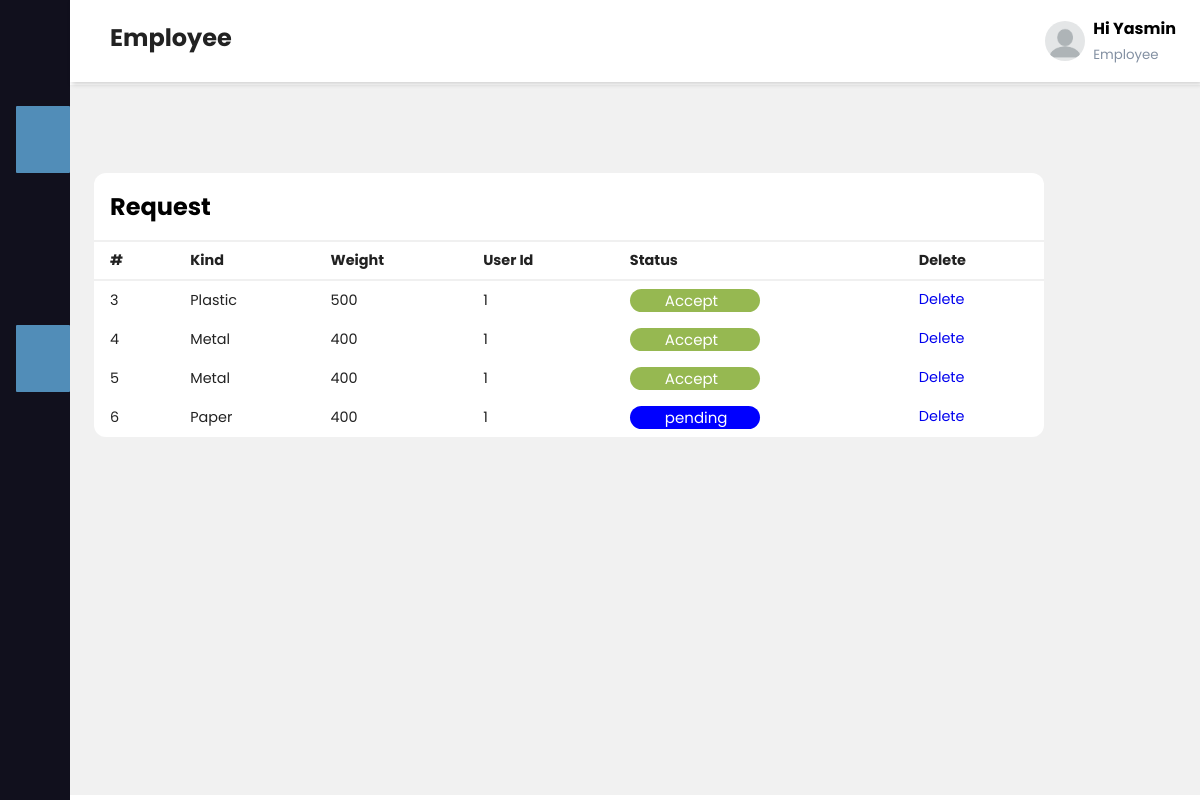
The app's page /requst.php (signed in) with its own data.
### tables this page shows
CREATE TABLE `request` (
  `id` int(11) NOT NULL,
  `kind` varchar(500) NOT NULL,
  `status` varchar(500) NOT NULL,
  `weight` double NOT NULL,
  `user_id` int(11) NOT NULL,
  `address` varchar(600) NOT NULL
);

### requst.php (the view, shortened to what this page needs)
<?php
$server="localhost";
$username="root";
$password="";
$database="3rs";
$con=mysqli_connect($server,$username,$password,$database);
$sql= "SELECT * from request where 1";
$result=mysqli_query($con,$sql);
?>
<!DOCTYPE html>
<html >
  <head>
  <link rel="stylesheet" href="employee.css">
</head>
<body>
<?php include"sidbar.php"; ?>
    <div class="main-content">
      <header>
        <h2>
          <label for="nav-toggle">
            <span class="fas fa-bars"></span>
          </label>
          Employee
        </h2>
        <div class="user-wrapper">
         <img width="40px" height="40px" alt="profile-img">
         <div class="">
            <h4>Hi <?php echo $_SESSION["name"] ?></h4>
            <small> Employee</small>
         </div>
        </div>
      </header>
      <main>
        <div class="recent-grid">
          <div class="projects">
            <div style="width: 950px;" class="card">
              <div class="card-header">
                <h2>Request</h2>
              </div>
              <div class="card-body">
                <div class="table-responsive">
                  <table width="100%">
                  <thead>
                    <tr>
                      <td>#</td>
                      <td>Kind</td>
                      <td>Weight</td>
                      <td>User Id</td>
                      <td>Status</td>
                      <td>Delete</td>
                    </tr>
                  </thead>
                  <tbody>
                  <?php foreach ($result as $row) {   ?>
                    <tr>
                      <td><?php echo $row['id'];?></td>
                      <td><?php echo $row['kind'];?></td>
                      <td><?php echo $row['weight'];?></td>
                      <td><?php echo $row['user_id'];?></td>
                      <td>		<?php
														if($row['status']=="Accept"){ ?>
										<div style="background-color:#96b851;width:130px;border-radius:20px;">	<a style="color:#fff;font-size:15px;margin-left:35px;"  href="update_request.php?id=<?php echo $row['id']; ?>" ><?php echo $row['status'];?>  </a>	</div>
													<?php	}
														else {
														?>
														<div style="background-color:blue;width:130px;border-radius:20px;">	 <a style="color:#fff;font-size:15px;margin-left:35px;" href="update_request.php?id=<?php echo $row['id'];  ?>" class="btn btn-primary"><?php echo $row['status'];?>  </a></div>
														<?php } ?></td>
                       <td><a href="delete_requst.php?id=<?php echo $row['id'];  ?> "class="btn btn-danger"> Delete</a></td>
                    </tr>
                    <?php } ?>
                  </tbody>
                </table>
                </div>
              </div>
            </div>
          </div>
        </div>
      </main>
    </div>
</body>
</html>

### employee.css (style rules this page uses)
:root { --main-color: #11101d; --color-dark: #1D2231; --text-grey: #8390A2; }
* { padding: 0; margin: 0; box-sizing: border-box; list-style: none; text-decoration: none; font-family: 'Poppins', sans-serif; }
.main-content { transition: margin-left 300ms; margin-left: 345px; }
header { background: #fff; display: flex; justify-content: space-between; padding: 1rem 1.5rem; box-shadow: 2px 2px 5px rgba(0, 0, 0, 0.2); position: fixed; left: 345px; top: 0; z-index: 100; width: calc(100% - 345px); transition: left 300ms; }
header h2 { color: #222; }
header label span { font-size: 1.7rem; padding-right: 1rem; }
.user-wrapper { display: flex; align-items: center; }
.user-wrapper img { border-radius: 50%; margin-right: .5rem; }
.user-wrapper small { display: inline-block; color: var(--text-grey); margin-top: -1px !important; }
main { margin-top: 85px; padding: 2rem 1.5rem; background: #f1f1f1; min-height: calc(100vh - 90px); }
.recent-grid { margin-top: 3.5rem; display: grid; grid-gap: 2rem; grid-template-columns: 65% auto; }
.card { background: #fff; border-radius: 12px; }
.card-header { padding: 1rem; }
.card-header { display: flex; justify-content: space-between; align-items: center; border-bottom: 1px solid #f0f0f0; }
table { border-collapse: collapse; }
thead tr { border-top: 1px solid #f0f0f0; border-bottom: 2px solid #f0f0f0; }
thead td { font-weight: 700; }
td { padding: .5rem 1rem; font-size: .9rem; color: #222; }
tr td:last-child { display: flex; align-items: center; }
.table-responsive { width: 100%; overflow-x: auto; }
@media only screen and (max-width: 1200px) { .main-content { margin-left: 70px; } }
@media only screen and (max-width: 1200px) { .main-content header { width: calc(100% - 70px); left: 70px; } }

### records on screen
request: id "3", kind "Plastic", weight "500", user "1", status "Accept"
request: id "4", kind "Metal", weight "400", user "1", status "Accept"
request: id "5", kind "Metal", weight "400", user "1", status "Accept"
request: id "6", kind "Paper", weight "400", user "1", status "pending"

### other values on screen
$_SESSION["name"] "Yasmin"
